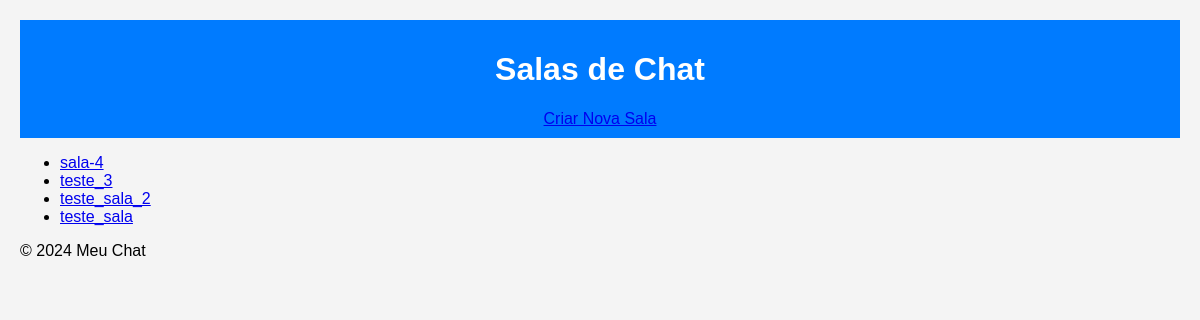
The page /index/ (signed in) on the database as committed earlier.
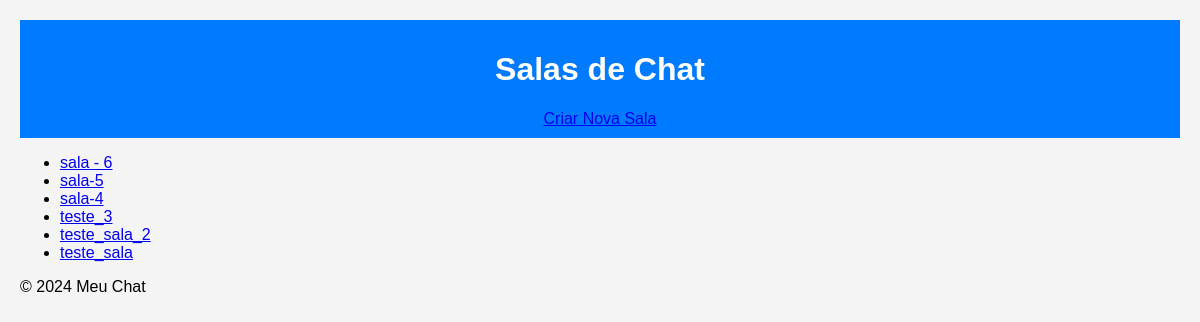
The same page on the database as committed later.
### Main/models.py (models this page shows, shortened)
class Room(models.Model):
    user = models.ForeignKey(User, on_delete=models.CASCADE, null=True)
    created_at = models.DateTimeField(auto_now_add=True)
    title = models.CharField(max_length=30)
    user_message = models.ManyToManyField('UserMessage', blank=True)
    bot_response = models.ManyToManyField('BotResponse', blank=True)

### Main/views.py (the view)
# urls.py: path('index/', views.index, name="index"),
@login_required(login_url='')
def index(request):
    rooms = Room.objects.all().order_by('-created_at')
    return render(request, 'home.html', {
        'rooms': rooms,
    })

### Main/templates/home.html (shortened to what this page needs)
<!DOCTYPE html>
<html lang="pt-BR">
{% load static %}
<head>
    <link rel="stylesheet" href="{% static 'css/style.css' %}">
</head>
<body>
    <header>
        <h1>Salas de Chat</h1>
        <a href="{% url 'create_room' %}">Criar Nova Sala</a>
    </header>
    <main>
        <ul>
            {% for room in rooms %}
                <li>
                    <a href="{% url 'list_messages' room.id %}">{{ room.title }}</a>
                </li>
            {% empty %}
                <li>Nenhuma sala disponível.</li>
            {% endfor %}
        </ul>
    </main>
    <footer>
        <p>&copy; 2024 Meu Chat</p>
    </footer>
</body>
</html>

Rows that differ between the two databases and show on the page:
added Room: title "sala - 6"
added Room: title "sala-5"
